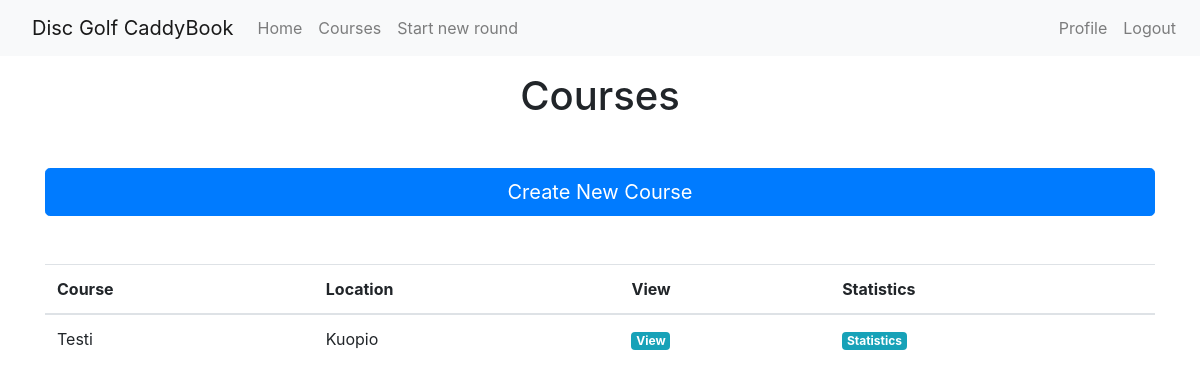
The app's page /courses (signed in), older data.
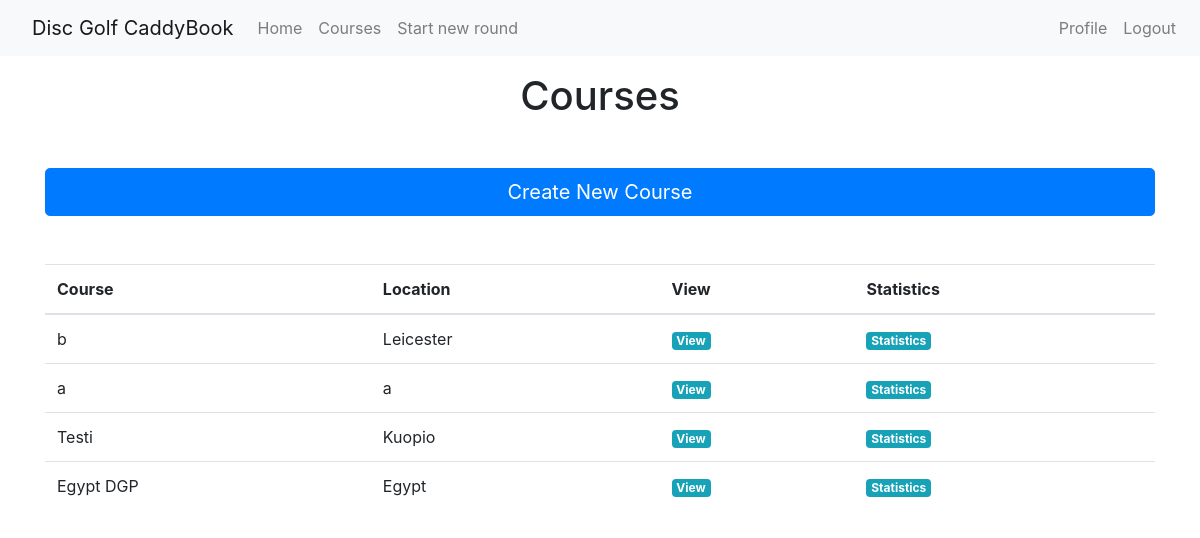
The same page, newer data.
### app/models.py (models this page shows, shortened)
class Course(db.Model):
    id = db.Column(db.Integer, primary_key=True)
    coursename = db.Column(db.String(64), index=True, unique=True)
    courseholes = db.Column(db.Integer)
    courselocation = db.Column(db.String(64))
    rounds = db.relationship('Round', backref='course', lazy='dynamic')
    holes = db.relationship('Hole', backref='course', lazy='dynamic')

### app/routes.py (the view)
@app.route('/courses')
@login_required
def courses():
    page = request.args.get('page', 1, type=int)
    courses = Course.query.order_by(Course.coursename.desc()).paginate(page,5,False)
    next_url = url_for('courses', page=courses.next_num) \
        if courses.has_next else None
    prev_url = url_for('courses', page=courses.prev_num) \
        if courses.has_prev else None
    return render_template('courses.html', courses = courses.items, next_url=next_url,
                           prev_url=prev_url)

### app/models.py (called while the page is built)
@login.user_loader
def load_user(id):
    return User.query.get(int(id))

### app/templates/courses.html (shortened to what this page needs)
{% extends "base.html" %}
{% block content %}
<div class="container my-3">
    <h1 class="text-center">Courses</h1>
</div>
<div class="container my-5">
    <a class="btn btn-primary btn-lg btn-block" href="{{ url_for('createcourse') }}" role="button">Create New Course</a>
</div>
<div class="container my-3">
    <table class="table">
        <thead>
            <tr>
                <th scope="col">Course</th>
                <th scope="col">Location</th>
                <th scope="col">View</th>
                <th scope="col">Statistics</th>
            </tr>
        </thead>
        <tbody>
            {% for course in courses %}
            <tr>
                <td>{{ course.coursename }}</td>
                <td>{{ course.courselocation }}</td>
                <td><a class="badge badge-info" href="{{ url_for('course', coursename=course.coursename) }}">View</a></td>
                <td><a class="badge badge-info"
                        href="{{ url_for('analyzecourse', coursename=course.coursename) }}">Statistics</a></td>
            </tr>
            {% endfor %}
        </tbody>
    </table>
    <div class="d-flex">
        <div class="mr-auto p-2">
        </div>
        <div class="ml-auto p-2">
        </div>
    </div>
</div>
{% endblock %}

### app/templates/base.html (shortened to what this page needs)
<!DOCTYPE html>
<html lang="en">
<head>
    {% block styles %}
        {{ bootstrap.load_css() }}
    {% endblock %}
</head>
<body>
    <nav class="navbar navbar-expand-lg navbar-light bg-light">
        <div class="collapse navbar-collapse" id="navbarSupportedContent">
            <ul class="navbar-nav mr-auto">
                <li class="nav-item active">
                    <a class="navbar-brand" href="{{ url_for('index') }}">Disc Golf CaddyBook</a>
                </li>
                {% if current_user.is_anonymous %}
                {% else %}
                    <li class="nav-item">
                        <a class="nav-link" href="{{ url_for('index') }}">Home</a>
                    </li>
                    <li class="nav-item">
                        <a class="nav-link" href="{{ url_for('courses') }}">Courses</a>
                    </li>
                    <li class="nav-item">
                        <a class="nav-link" href="{{ url_for('createround') }}">Start new round</a>
                    </li>
                {% endif %}
            </ul>
            <ul class="navbar-nav ml-auto">
                {% if current_user.is_anonymous %}
                {% else %}
                    <li class="nav-item">
                        <a class="nav-link" href="{{ url_for('user', username=current_user.username) }}">Profile</a>
                    </li>
                    <li class="nav-item">
                        <a class="nav-link" href="{{ url_for('logout') }}">Logout</a>
                    </li>
                {% endif %}
            </ul>
        </div>
    </nav>
    <div class="container-fluid h-100">
        {% block content %}{% endblock %}
    </div>
</body>
</html>

### app/templates/base.html (style rules this page uses)
html, body { height: 100%; }

Row changes from the older to the newer data that the page shows:
added Course: coursename "b", courselocation "Leicester"
added Course: coursename "a", courselocation "a"
added Course: coursename "Egypt DGP", courselocation "Egypt"
